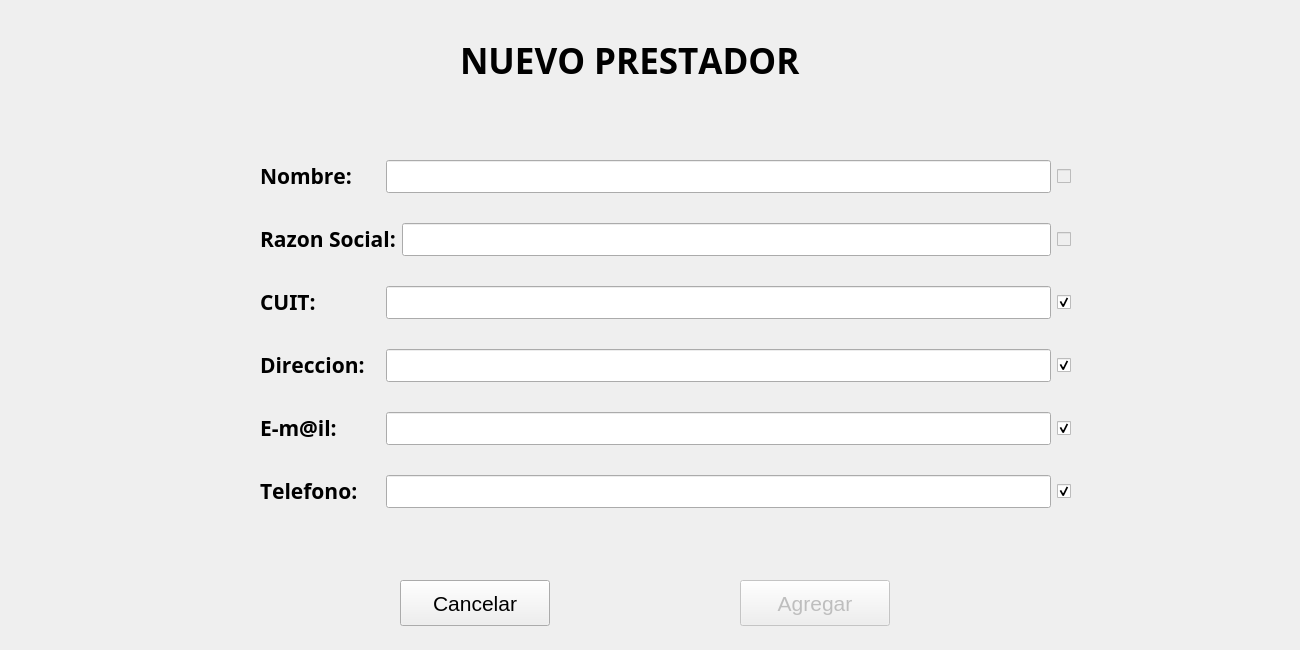
<?xml version="1.0" encoding="UTF-8"?>
<ui version="4.0">
 <class>PrestadorNuevo</class>
 <widget class="QDialog" name="PrestadorNuevo">
  <property name="enabled">
   <bool>true</bool>
  </property>
  <property name="geometry">
   <rect>
    <x>0</x>
    <y>0</y>
    <width>1300</width>
    <height>650</height>
   </rect>
  </property>
  <property name="font">
   <font>
    <family>MS Gothic</family>
    <kerning>false</kerning>
   </font>
  </property>
  <property name="windowTitle">
   <string notr="true">Nuevo Prestador</string>
  </property>
  <property name="windowIcon">
   <iconset resource="Icons.qrc">
    <normaloff>:/icons/icons/logoTruck.png</normaloff>:/icons/icons/logoTruck.png</iconset>
  </property>
  <property name="toolTip">
   <string notr="true"/>
  </property>
  <property name="statusTip">
   <string notr="true"/>
  </property>
  <property name="whatsThis">
   <string notr="true"/>
  </property>
  <property name="accessibleName">
   <string notr="true"/>
  </property>
  <property name="accessibleDescription">
   <string notr="true"/>
  </property>
  <property name="windowFilePath">
   <string notr="true"/>
  </property>
  <widget class="QLabel" name="labelTitulo">
   <property name="geometry">
    <rect>
     <x>460</x>
     <y>40</y>
     <width>441</width>
     <height>41</height>
    </rect>
   </property>
   <property name="font">
    <font>
     <family>Arial Black</family>
     <pointsize>26</pointsize>
     <weight>75</weight>
     <italic>false</italic>
     <bold>true</bold>
     <underline>false</underline>
     <strikeout>false</strikeout>
     <kerning>false</kerning>
    </font>
   </property>
   <property name="toolTip">
    <string notr="true"/>
   </property>
   <property name="statusTip">
    <string notr="true"/>
   </property>
   <property name="whatsThis">
    <string notr="true"/>
   </property>
   <property name="accessibleName">
    <string notr="true"/>
   </property>
   <property name="accessibleDescription">
    <string notr="true"/>
   </property>
   <property name="text">
    <string notr="true">NUEVO PRESTADOR</string>
   </property>
   <property name="textInteractionFlags">
    <set>Qt::NoTextInteraction</set>
   </property>
  </widget>
  <widget class="QPushButton" name="pushButtonAgregar">
   <property name="enabled">
    <bool>false</bool>
   </property>
   <property name="geometry">
    <rect>
     <x>740</x>
     <y>580</y>
     <width>150</width>
     <height>46</height>
    </rect>
   </property>
   <property name="font">
    <font>
     <family>MS Shell Dlg 2</family>
     <pointsize>16</pointsize>
     <kerning>false</kerning>
    </font>
   </property>
   <property name="toolTip">
    <string notr="true"/>
   </property>
   <property name="statusTip">
    <string notr="true"/>
   </property>
   <property name="whatsThis">
    <string notr="true"/>
   </property>
   <property name="accessibleName">
    <string notr="true"/>
   </property>
   <property name="accessibleDescription">
    <string notr="true"/>
   </property>
   <property name="text">
    <string notr="true">Agregar</string>
   </property>
   <property name="shortcut">
    <string notr="true"/>
   </property>
   <property name="autoDefault">
    <bool>false</bool>
   </property>
  </widget>
  <widget class="QPushButton" name="pushButtonCancelar">
   <property name="geometry">
    <rect>
     <x>400</x>
     <y>580</y>
     <width>150</width>
     <height>46</height>
    </rect>
   </property>
   <property name="font">
    <font>
     <family>MS Shell Dlg 2</family>
     <pointsize>16</pointsize>
     <kerning>false</kerning>
    </font>
   </property>
   <property name="toolTip">
    <string notr="true"/>
   </property>
   <property name="statusTip">
    <string notr="true"/>
   </property>
   <property name="whatsThis">
    <string notr="true"/>
   </property>
   <property name="accessibleName">
    <string notr="true"/>
   </property>
   <property name="accessibleDescription">
    <string notr="true"/>
   </property>
   <property name="text">
    <string notr="true">Cancelar</string>
   </property>
   <property name="shortcut">
    <string notr="true"/>
   </property>
   <property name="autoDefault">
    <bool>false</bool>
   </property>
  </widget>
  <widget class="QLabel" name="labelComentario">
   <property name="geometry">
    <rect>
     <x>230</x>
     <y>540</y>
     <width>831</width>
     <height>31</height>
    </rect>
   </property>
   <property name="font">
    <font>
     <pointsize>16</pointsize>
    </font>
   </property>
   <property name="layoutDirection">
    <enum>Qt::LeftToRight</enum>
   </property>
   <property name="text">
    <string/>
   </property>
   <property name="textFormat">
    <enum>Qt::RichText</enum>
   </property>
   <property name="alignment">
    <set>Qt::AlignCenter</set>
   </property>
   <property name="textInteractionFlags">
    <set>Qt::NoTextInteraction</set>
   </property>
  </widget>
  <widget class="QWidget" name="verticalLayoutWidget">
   <property name="geometry">
    <rect>
     <x>260</x>
     <y>130</y>
     <width>811</width>
     <height>411</height>
    </rect>
   </property>
   <layout class="QVBoxLayout" name="verticalLayout">
    <property name="spacing">
     <number>10</number>
    </property>
    <property name="topMargin">
     <number>10</number>
    </property>
    <property name="bottomMargin">
     <number>10</number>
    </property>
    <item>
     <layout class="QHBoxLayout" name="horizontalLayout1" stretch="0,0,0">
      <property name="spacing">
       <number>6</number>
      </property>
      <item>
       <widget class="QLabel" name="label1">
        <property name="minimumSize">
         <size>
          <width>120</width>
          <height>0</height>
         </size>
        </property>
        <property name="font">
         <font>
          <weight>75</weight>
          <bold>true</bold>
          <kerning>false</kerning>
         </font>
        </property>
        <property name="mouseTracking">
         <bool>true</bool>
        </property>
        <property name="toolTip">
         <string notr="true"/>
        </property>
        <property name="statusTip">
         <string notr="true"/>
        </property>
        <property name="whatsThis">
         <string notr="true"/>
        </property>
        <property name="accessibleName">
         <string notr="true"/>
        </property>
        <property name="accessibleDescription">
         <string notr="true"/>
        </property>
        <property name="text">
         <string notr="true">&lt;!DOCTYPE HTML PUBLIC &quot;-//W3C//DTD HTML 4.0//EN&quot; &quot;http://www.w3.org/TR/REC-html40/strict.dtd&quot;&gt;
&lt;html&gt;&lt;head&gt;&lt;meta name=&quot;qrichtext&quot; content=&quot;1&quot; /&gt;&lt;style type=&quot;text/css&quot;&gt;
p, li { white-space: pre-wrap; }
&lt;/style&gt;&lt;/head&gt;&lt;body style=&quot; font-family:'MS Shell Dlg 2'; font-size:8.25pt; font-weight:600; font-style:normal;&quot;&gt;
&lt;p style=&quot; margin-top:0px; margin-bottom:0px; margin-left:0px; margin-right:0px; -qt-block-indent:0; text-indent:0px;&quot;&gt;&lt;span style=&quot; font-size:16pt;&quot;&gt;Nombre:&lt;/span&gt;&lt;/p&gt;&lt;/body&gt;&lt;/html&gt;</string>
        </property>
        <property name="textInteractionFlags">
         <set>Qt::NoTextInteraction</set>
        </property>
       </widget>
      </item>
      <item>
       <widget class="QLineEdit" name="lineEditNombre">
        <property name="font">
         <font>
          <family>Arial</family>
          <pointsize>16</pointsize>
          <kerning>false</kerning>
         </font>
        </property>
        <property name="mouseTracking">
         <bool>false</bool>
        </property>
        <property name="focusPolicy">
         <enum>Qt::ClickFocus</enum>
        </property>
        <property name="acceptDrops">
         <bool>false</bool>
        </property>
        <property name="toolTip">
         <string notr="true"/>
        </property>
        <property name="statusTip">
         <string notr="true"/>
        </property>
        <property name="whatsThis">
         <string notr="true"/>
        </property>
        <property name="accessibleName">
         <string notr="true"/>
        </property>
        <property name="accessibleDescription">
         <string notr="true"/>
        </property>
        <property name="inputMethodHints">
         <set>Qt::ImhNone</set>
        </property>
        <property name="inputMask">
         <string notr="true"/>
        </property>
        <property name="text">
         <string notr="true"/>
        </property>
        <property name="placeholderText">
         <string notr="true"/>
        </property>
       </widget>
      </item>
      <item>
       <widget class="QCheckBox" name="checkBoxNombre">
        <property name="enabled">
         <bool>false</bool>
        </property>
        <property name="font">
         <font>
          <kerning>false</kerning>
         </font>
        </property>
        <property name="mouseTracking">
         <bool>false</bool>
        </property>
        <property name="toolTip">
         <string notr="true"/>
        </property>
        <property name="statusTip">
         <string notr="true"/>
        </property>
        <property name="whatsThis">
         <string notr="true"/>
        </property>
        <property name="accessibleName">
         <string notr="true"/>
        </property>
        <property name="accessibleDescription">
         <string notr="true"/>
        </property>
        <property name="text">
         <string/>
        </property>
        <property name="shortcut">
         <string notr="true"/>
        </property>
       </widget>
      </item>
     </layout>
    </item>
    <item>
     <layout class="QHBoxLayout" name="horizontalLayout2" stretch="0,0,0">
      <property name="spacing">
       <number>6</number>
      </property>
      <item>
       <widget class="QLabel" name="label2">
        <property name="minimumSize">
         <size>
          <width>120</width>
          <height>0</height>
         </size>
        </property>
        <property name="font">
         <font>
          <weight>75</weight>
          <bold>true</bold>
          <kerning>false</kerning>
         </font>
        </property>
        <property name="mouseTracking">
         <bool>true</bool>
        </property>
        <property name="toolTip">
         <string notr="true"/>
        </property>
        <property name="statusTip">
         <string notr="true"/>
        </property>
        <property name="whatsThis">
         <string notr="true"/>
        </property>
        <property name="accessibleName">
         <string notr="true"/>
        </property>
        <property name="accessibleDescription">
         <string notr="true"/>
        </property>
        <property name="text">
         <string notr="true">&lt;!DOCTYPE HTML PUBLIC &quot;-//W3C//DTD HTML 4.0//EN&quot; &quot;http://www.w3.org/TR/REC-html40/strict.dtd&quot;&gt;
&lt;html&gt;&lt;head&gt;&lt;meta name=&quot;qrichtext&quot; content=&quot;1&quot; /&gt;&lt;style type=&quot;text/css&quot;&gt;
p, li { white-space: pre-wrap; }
&lt;/style&gt;&lt;/head&gt;&lt;body style=&quot; font-family:'MS Gothic'; font-size:8.25pt; font-weight:600; font-style:normal;&quot;&gt;
&lt;p style=&quot; margin-top:0px; margin-bottom:0px; margin-left:0px; margin-right:0px; -qt-block-indent:0; text-indent:0px;&quot;&gt;&lt;span style=&quot; font-family:'MS Shell Dlg 2'; font-size:16pt;&quot;&gt;Razon Social:&lt;/span&gt;&lt;/p&gt;&lt;/body&gt;&lt;/html&gt;</string>
        </property>
        <property name="textInteractionFlags">
         <set>Qt::NoTextInteraction</set>
        </property>
       </widget>
      </item>
      <item>
       <widget class="QLineEdit" name="lineEditRazonSocial">
        <property name="font">
         <font>
          <family>Arial</family>
          <pointsize>16</pointsize>
          <kerning>false</kerning>
         </font>
        </property>
        <property name="mouseTracking">
         <bool>false</bool>
        </property>
        <property name="focusPolicy">
         <enum>Qt::ClickFocus</enum>
        </property>
        <property name="acceptDrops">
         <bool>false</bool>
        </property>
        <property name="toolTip">
         <string notr="true"/>
        </property>
        <property name="statusTip">
         <string notr="true"/>
        </property>
        <property name="whatsThis">
         <string notr="true"/>
        </property>
        <property name="accessibleName">
         <string notr="true"/>
        </property>
        <property name="accessibleDescription">
         <string notr="true"/>
        </property>
        <property name="inputMethodHints">
         <set>Qt::ImhNone</set>
        </property>
        <property name="inputMask">
         <string notr="true"/>
        </property>
        <property name="text">
         <string notr="true"/>
        </property>
        <property name="placeholderText">
         <string notr="true"/>
        </property>
       </widget>
      </item>
      <item>
       <widget class="QCheckBox" name="checkBoxRazonSocial">
        <property name="enabled">
         <bool>false</bool>
        </property>
        <property name="font">
         <font>
          <kerning>false</kerning>
         </font>
        </property>
        <property name="mouseTracking">
         <bool>false</bool>
        </property>
        <property name="toolTip">
         <string notr="true"/>
        </property>
        <property name="statusTip">
         <string notr="true"/>
        </property>
        <property name="whatsThis">
         <string notr="true"/>
        </property>
        <property name="accessibleName">
         <string notr="true"/>
        </property>
        <property name="accessibleDescription">
         <string notr="true"/>
        </property>
        <property name="text">
         <string/>
        </property>
        <property name="shortcut">
         <string notr="true"/>
        </property>
        <property name="checked">
         <bool>false</bool>
        </property>
       </widget>
      </item>
     </layout>
    </item>
    <item>
     <layout class="QHBoxLayout" name="horizontalLayout3" stretch="1,0,0">
      <property name="spacing">
       <number>6</number>
      </property>
      <item>
       <widget class="QLabel" name="labelC">
        <property name="sizePolicy">
         <sizepolicy hsizetype="Fixed" vsizetype="Fixed">
          <horstretch>0</horstretch>
          <verstretch>0</verstretch>
         </sizepolicy>
        </property>
        <property name="minimumSize">
         <size>
          <width>120</width>
          <height>0</height>
         </size>
        </property>
        <property name="font">
         <font>
          <weight>75</weight>
          <bold>true</bold>
          <kerning>false</kerning>
         </font>
        </property>
        <property name="mouseTracking">
         <bool>true</bool>
        </property>
        <property name="toolTip">
         <string notr="true"/>
        </property>
        <property name="statusTip">
         <string notr="true"/>
        </property>
        <property name="whatsThis">
         <string notr="true"/>
        </property>
        <property name="accessibleName">
         <string notr="true"/>
        </property>
        <property name="accessibleDescription">
         <string notr="true"/>
        </property>
        <property name="text">
         <string notr="true">&lt;!DOCTYPE HTML PUBLIC &quot;-//W3C//DTD HTML 4.0//EN&quot; &quot;http://www.w3.org/TR/REC-html40/strict.dtd&quot;&gt;
&lt;html&gt;&lt;head&gt;&lt;meta name=&quot;qrichtext&quot; content=&quot;1&quot; /&gt;&lt;style type=&quot;text/css&quot;&gt;
p, li { white-space: pre-wrap; }
&lt;/style&gt;&lt;/head&gt;&lt;body style=&quot; font-family:'MS Gothic'; font-size:8.25pt; font-weight:600; font-style:normal;&quot;&gt;
&lt;p style=&quot; margin-top:0px; margin-bottom:0px; margin-left:0px; margin-right:0px; -qt-block-indent:0; text-indent:0px;&quot;&gt;&lt;span style=&quot; font-family:'MS Shell Dlg 2'; font-size:16pt;&quot;&gt;CUIT:&lt;/span&gt;&lt;/p&gt;&lt;/body&gt;&lt;/html&gt;</string>
        </property>
        <property name="textInteractionFlags">
         <set>Qt::NoTextInteraction</set>
        </property>
       </widget>
      </item>
      <item>
       <widget class="QLineEdit" name="lineEditCuit">
        <property name="font">
         <font>
          <family>Arial</family>
          <pointsize>16</pointsize>
          <kerning>false</kerning>
         </font>
        </property>
        <property name="mouseTracking">
         <bool>false</bool>
        </property>
        <property name="focusPolicy">
         <enum>Qt::ClickFocus</enum>
        </property>
        <property name="acceptDrops">
         <bool>false</bool>
        </property>
        <property name="toolTip">
         <string notr="true"/>
        </property>
        <property name="statusTip">
         <string notr="true"/>
        </property>
        <property name="whatsThis">
         <string notr="true"/>
        </property>
        <property name="accessibleName">
         <string notr="true"/>
        </property>
        <property name="accessibleDescription">
         <string notr="true"/>
        </property>
        <property name="inputMethodHints">
         <set>Qt::ImhNone</set>
        </property>
        <property name="inputMask">
         <string notr="true"/>
        </property>
        <property name="text">
         <string notr="true"/>
        </property>
        <property name="placeholderText">
         <string notr="true"/>
        </property>
       </widget>
      </item>
      <item>
       <widget class="QCheckBox" name="checkBoxCuit">
        <property name="font">
         <font>
          <kerning>false</kerning>
         </font>
        </property>
        <property name="mouseTracking">
         <bool>false</bool>
        </property>
        <property name="toolTip">
         <string notr="true"/>
        </property>
        <property name="statusTip">
         <string notr="true"/>
        </property>
        <property name="whatsThis">
         <string notr="true"/>
        </property>
        <property name="accessibleName">
         <string notr="true"/>
        </property>
        <property name="accessibleDescription">
         <string notr="true"/>
        </property>
        <property name="text">
         <string/>
        </property>
        <property name="shortcut">
         <string notr="true"/>
        </property>
        <property name="checked">
         <bool>true</bool>
        </property>
       </widget>
      </item>
     </layout>
    </item>
    <item>
     <layout class="QHBoxLayout" name="horizontalLayout4" stretch="0,0,0">
      <property name="spacing">
       <number>6</number>
      </property>
      <item>
       <widget class="QLabel" name="label4">
        <property name="minimumSize">
         <size>
          <width>120</width>
          <height>0</height>
         </size>
        </property>
        <property name="font">
         <font>
          <weight>75</weight>
          <bold>true</bold>
          <kerning>false</kerning>
         </font>
        </property>
        <property name="mouseTracking">
         <bool>true</bool>
        </property>
        <property name="toolTip">
         <string notr="true"/>
        </property>
        <property name="statusTip">
         <string notr="true"/>
        </property>
        <property name="whatsThis">
         <string notr="true"/>
        </property>
        <property name="accessibleName">
         <string notr="true"/>
        </property>
        <property name="accessibleDescription">
         <string notr="true"/>
        </property>
        <property name="text">
         <string notr="true">&lt;!DOCTYPE HTML PUBLIC &quot;-//W3C//DTD HTML 4.0//EN&quot; &quot;http://www.w3.org/TR/REC-html40/strict.dtd&quot;&gt;
&lt;html&gt;&lt;head&gt;&lt;meta name=&quot;qrichtext&quot; content=&quot;1&quot; /&gt;&lt;style type=&quot;text/css&quot;&gt;
p, li { white-space: pre-wrap; }
&lt;/style&gt;&lt;/head&gt;&lt;body style=&quot; font-family:'MS Gothic'; font-size:8.25pt; font-weight:600; font-style:normal;&quot;&gt;
&lt;p style=&quot; margin-top:0px; margin-bottom:0px; margin-left:0px; margin-right:0px; -qt-block-indent:0; text-indent:0px;&quot;&gt;&lt;span style=&quot; font-family:'MS Shell Dlg 2'; font-size:16pt;&quot;&gt;Direccion:&lt;/span&gt;&lt;/p&gt;&lt;/body&gt;&lt;/html&gt;</string>
        </property>
        <property name="textInteractionFlags">
         <set>Qt::NoTextInteraction</set>
        </property>
       </widget>
      </item>
      <item>
       <widget class="QLineEdit" name="lineEditDireccion">
        <property name="font">
         <font>
          <family>Arial</family>
          <pointsize>16</pointsize>
          <kerning>false</kerning>
         </font>
        </property>
        <property name="mouseTracking">
         <bool>false</bool>
        </property>
        <property name="focusPolicy">
         <enum>Qt::ClickFocus</enum>
        </property>
        <property name="acceptDrops">
         <bool>false</bool>
        </property>
        <property name="toolTip">
         <string notr="true"/>
        </property>
        <property name="statusTip">
         <string notr="true"/>
        </property>
        <property name="whatsThis">
         <string notr="true"/>
        </property>
        <property name="accessibleName">
         <string notr="true"/>
        </property>
        <property name="accessibleDescription">
         <string notr="true"/>
        </property>
        <property name="inputMethodHints">
         <set>Qt::ImhNone</set>
        </property>
        <property name="inputMask">
         <string notr="true"/>
        </property>
        <property name="text">
         <string notr="true"/>
        </property>
        <property name="placeholderText">
         <string notr="true"/>
        </property>
       </widget>
      </item>
      <item>
       <widget class="QCheckBox" name="checkBoxDomicilio">
        <property name="font">
         <font>
          <kerning>false</kerning>
         </font>
        </property>
        <property name="mouseTracking">
         <bool>false</bool>
        </property>
        <property name="toolTip">
         <string notr="true"/>
        </property>
        <property name="statusTip">
         <string notr="true"/>
        </property>
        <property name="whatsThis">
         <string notr="true"/>
        </property>
        <property name="accessibleName">
         <string notr="true"/>
        </property>
        <property name="accessibleDescription">
         <string notr="true"/>
        </property>
        <property name="text">
         <string/>
        </property>
        <property name="shortcut">
         <string notr="true"/>
        </property>
        <property name="checked">
         <bool>true</bool>
        </property>
       </widget>
      </item>
     </layout>
    </item>
    <item>
     <layout class="QHBoxLayout" name="horizontalLayout4_3" stretch="0,0,0">
      <property name="spacing">
       <number>6</number>
      </property>
      <item>
       <widget class="QLabel" name="label4_3">
        <property name="minimumSize">
         <size>
          <width>120</width>
          <height>0</height>
         </size>
        </property>
        <property name="font">
         <font>
          <weight>75</weight>
          <bold>true</bold>
          <kerning>false</kerning>
         </font>
        </property>
        <property name="mouseTracking">
         <bool>true</bool>
        </property>
        <property name="toolTip">
         <string notr="true"/>
        </property>
        <property name="statusTip">
         <string notr="true"/>
        </property>
        <property name="whatsThis">
         <string notr="true"/>
        </property>
        <property name="accessibleName">
         <string notr="true"/>
        </property>
        <property name="accessibleDescription">
         <string notr="true"/>
        </property>
        <property name="text">
         <string notr="true">&lt;!DOCTYPE HTML PUBLIC &quot;-//W3C//DTD HTML 4.0//EN&quot; &quot;http://www.w3.org/TR/REC-html40/strict.dtd&quot;&gt;
&lt;html&gt;&lt;head&gt;&lt;meta name=&quot;qrichtext&quot; content=&quot;1&quot; /&gt;&lt;style type=&quot;text/css&quot;&gt;
p, li { white-space: pre-wrap; }
&lt;/style&gt;&lt;/head&gt;&lt;body style=&quot; font-family:'MS Shell Dlg 2'; font-size:8.25pt; font-weight:600; font-style:normal;&quot;&gt;
&lt;p style=&quot; margin-top:0px; margin-bottom:0px; margin-left:0px; margin-right:0px; -qt-block-indent:0; text-indent:0px;&quot;&gt;&lt;span style=&quot; font-size:16pt;&quot;&gt;E-m@il:&lt;/span&gt;&lt;/p&gt;&lt;/body&gt;&lt;/html&gt;</string>
        </property>
        <property name="textInteractionFlags">
         <set>Qt::NoTextInteraction</set>
        </property>
       </widget>
      </item>
      <item>
       <widget class="QLineEdit" name="lineEditEmail">
        <property name="font">
         <font>
          <family>Arial</family>
          <pointsize>16</pointsize>
          <kerning>false</kerning>
         </font>
        </property>
        <property name="mouseTracking">
         <bool>false</bool>
        </property>
        <property name="focusPolicy">
         <enum>Qt::ClickFocus</enum>
        </property>
        <property name="acceptDrops">
         <bool>false</bool>
        </property>
        <property name="toolTip">
         <string notr="true"/>
        </property>
        <property name="statusTip">
         <string notr="true"/>
        </property>
        <property name="whatsThis">
         <string notr="true"/>
        </property>
        <property name="accessibleName">
         <string notr="true"/>
        </property>
        <property name="accessibleDescription">
         <string notr="true"/>
        </property>
        <property name="inputMethodHints">
         <set>Qt::ImhNone</set>
        </property>
        <property name="inputMask">
         <string notr="true"/>
        </property>
        <property name="text">
         <string notr="true"/>
        </property>
        <property name="placeholderText">
         <string notr="true"/>
        </property>
       </widget>
      </item>
      <item>
       <widget class="QCheckBox" name="checkBoxEmail">
        <property name="font">
         <font>
          <kerning>false</kerning>
         </font>
        </property>
        <property name="mouseTracking">
         <bool>false</bool>
        </property>
        <property name="toolTip">
         <string notr="true"/>
        </property>
        <property name="statusTip">
         <string notr="true"/>
        </property>
        <property name="whatsThis">
         <string notr="true"/>
        </property>
        <property name="accessibleName">
         <string notr="true"/>
        </property>
        <property name="accessibleDescription">
         <string notr="true"/>
        </property>
        <property name="text">
         <string/>
        </property>
        <property name="shortcut">
         <string notr="true"/>
        </property>
        <property name="checked">
         <bool>true</bool>
        </property>
       </widget>
      </item>
     </layout>
    </item>
    <item>
     <layout class="QHBoxLayout" name="horizontalLayout4_5" stretch="0,0,0">
      <property name="spacing">
       <number>6</number>
      </property>
      <item>
       <widget class="QLabel" name="label4_5">
        <property name="minimumSize">
         <size>
          <width>120</width>
          <height>0</height>
         </size>
        </property>
        <property name="font">
         <font>
          <weight>75</weight>
          <bold>true</bold>
          <kerning>false</kerning>
         </font>
        </property>
        <property name="mouseTracking">
         <bool>true</bool>
        </property>
        <property name="toolTip">
         <string notr="true"/>
        </property>
        <property name="statusTip">
         <string notr="true"/>
        </property>
        <property name="whatsThis">
         <string notr="true"/>
        </property>
        <property name="accessibleName">
         <string notr="true"/>
        </property>
        <property name="accessibleDescription">
         <string notr="true"/>
        </property>
        <property name="text">
         <string notr="true">&lt;!DOCTYPE HTML PUBLIC &quot;-//W3C//DTD HTML 4.0//EN&quot; &quot;http://www.w3.org/TR/REC-html40/strict.dtd&quot;&gt;
&lt;html&gt;&lt;head&gt;&lt;meta name=&quot;qrichtext&quot; content=&quot;1&quot; /&gt;&lt;style type=&quot;text/css&quot;&gt;
p, li { white-space: pre-wrap; }
&lt;/style&gt;&lt;/head&gt;&lt;body style=&quot; font-family:'MS Shell Dlg 2'; font-size:8.25pt; font-weight:600; font-style:normal;&quot;&gt;
&lt;p style=&quot; margin-top:0px; margin-bottom:0px; margin-left:0px; margin-right:0px; -qt-block-indent:0; text-indent:0px;&quot;&gt;&lt;span style=&quot; font-size:16pt;&quot;&gt;Telefono:&lt;/span&gt;&lt;/p&gt;&lt;/body&gt;&lt;/html&gt;</string>
        </property>
        <property name="textInteractionFlags">
         <set>Qt::NoTextInteraction</set>
        </property>
       </widget>
      </item>
      <item>
       <widget class="QLineEdit" name="lineEditTel">
        <property name="font">
         <font>
          <family>Arial</family>
          <pointsize>16</pointsize>
          <kerning>false</kerning>
         </font>
        </property>
        <property name="mouseTracking">
         <bool>false</bool>
        </property>
        <property name="focusPolicy">
         <enum>Qt::ClickFocus</enum>
        </property>
        <property name="acceptDrops">
         <bool>false</bool>
        </property>
        <property name="toolTip">
         <string notr="true"/>
        </property>
        <property name="statusTip">
         <string notr="true"/>
        </property>
        <property name="whatsThis">
         <string notr="true"/>
        </property>
        <property name="accessibleName">
         <string notr="true"/>
        </property>
        <property name="accessibleDescription">
         <string notr="true"/>
        </property>
        <property name="inputMethodHints">
         <set>Qt::ImhNone</set>
        </property>
        <property name="inputMask">
         <string notr="true"/>
        </property>
        <property name="text">
         <string notr="true"/>
        </property>
        <property name="placeholderText">
         <string notr="true"/>
        </property>
       </widget>
      </item>
      <item>
       <widget class="QCheckBox" name="checkBoxTelefono">
        <property name="font">
         <font>
          <kerning>false</kerning>
         </font>
        </property>
        <property name="mouseTracking">
         <bool>false</bool>
        </property>
        <property name="toolTip">
         <string notr="true"/>
        </property>
        <property name="statusTip">
         <string notr="true"/>
        </property>
        <property name="whatsThis">
         <string notr="true"/>
        </property>
        <property name="accessibleName">
         <string notr="true"/>
        </property>
        <property name="accessibleDescription">
         <string notr="true"/>
        </property>
        <property name="text">
         <string/>
        </property>
        <property name="shortcut">
         <string notr="true"/>
        </property>
        <property name="checked">
         <bool>true</bool>
        </property>
       </widget>
      </item>
     </layout>
    </item>
   </layout>
  </widget>
 </widget>
 <resources>
  <include location="Icons.qrc"/>
 </resources>
 <connections/>
</ui>
